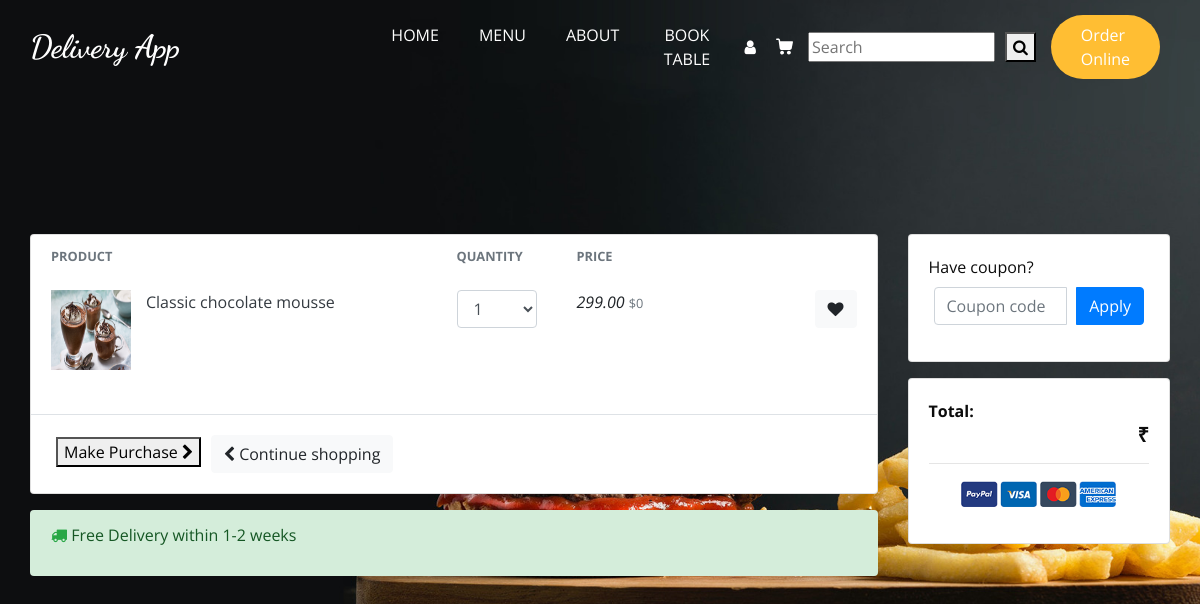
The page /accounts/order/classic-chocolate-mousse/ on the database its author committed.
### Items/models.py (models this page shows, shortened)
class Items(models.Model):
    item_name = models.CharField(max_length=100)
    slug = models.SlugField(unique=True, null=True, blank=True)
    image = models.ImageField(upload_to='items')
    category = models.ForeignKey(Category, on_delete=models.CASCADE, related_name="items")
    price = models.DecimalField(max_digits=5, decimal_places=2)
    item_description = models.TextField()

### accounts/views.py (the view)
# urls.py: path('order/<slug>/', order_now_view, name='order-now'),
def order_now_view(request, slug):
    item = Items.objects.get(slug = slug)
    context={
        'order_item' : item,
    }
    return render(request, 'accounts/cart.html', context)

### templates/accounts/cart.html (shortened to what this page needs)
{% extends 'base/base.html' %}
{% block content %}
<section class="section-content padding-y">
    <div class="container">
    <div class="row">
        <main class="col-md-9">
    <div class="card">
    <table class="table table-borderless table-shopping-cart">
    <thead class="text-muted">
    <tr class="small text-uppercase">
      <th scope="col">Product</th>
      <th scope="col" width="120">Quantity</th>
      <th scope="col" width="120">Price</th>
      <th scope="col" class="text-right" width="200"> </th>
    </tr>
    </thead>
    <tbody>
    {% if order_item %}
    <tr>
        <td>
            <figure class="itemside">
                <div class="aside"><img src="/media/{{order_item.image}}" class="img-sm"></div>
                <figcaption class="info">
                    <a href="#" class="title text-dark">{{order_item.item_name}}</a>
                </figcaption>
            </figure>
        </td>
        <td>
            <select class="form-control">
                <option>1</option>
            </select>
        </td>
        <td>
            <div class="price-wrap">
                <var class="price">{{order_item.price}}</var>
                <small class="text-muted"> $0 </small>
            </div>
        </td>
        <td class="text-right">
        <a data-original-title="Save to Wishlist" title="" href="" class="btn btn-light" data-toggle="tooltip"> <i class="fa fa-heart"></i></a>
        </td>
    </tr>
    {% endif %}
    </tbody>
    </table>
    <div class="card-body border-top">
        <button id="rzp-button1"> Make Purchase <i class="fa fa-chevron-right"></i> </button>
        <a href="{% url 'menu' %}" class="btn btn-light"> <i class="fa fa-chevron-left"></i> Continue shopping </a>
    </div>
    </div>
    <div class="alert alert-success mt-3">
        <p class="icontext"><i class="icon text-success fa fa-truck"></i> Free Delivery within 1-2 weeks</p>
    </div>
        </main>
        <aside class="col-md-3">
            <div class="card mb-3">
                <div class="card-body">
                <form method="post">
                    <div class="form-group">
                        <label>Have coupon?</label>
                        <div class="input-group">
                            <input type="text" class="form-control" name="coupon" placeholder="Coupon code">
                            <span class="input-group-append">
                                <button class="btn btn-primary" type="submit">Apply</button>
                            </span>
                        </div>
                    </div>
                </form>
                </div>
            </div>
            <div class="card">
                <div class="card-body">
                        <dl class="dlist-align">
                          <dt>Total:</dt>
                          <dd class="text-right  h5"><strong>₹ {{cart.get_cart_total}}</strong></dd>
                        </dl>
                        <hr>
                        <p class="text-center mb-3">
                            <img src="/media/images/misc/payments.png" height="26">
                        </p>
                </div>
            </div>
        </aside>
    </div>
    </div>
    </section>
{% endblock %}

### public/static/css/style.css (style rules this page uses)
body { font-family: "Open Sans", sans-serif; color: #0c0c0c; background-color: #ffffff; overflow-x: hidden; }
a, a:hover, a:focus { text-decoration: none; }
.btn, .btn:focus { outline: none !important; -webkit-box-shadow: none; box-shadow: none; }

### public/static/css/responsive.css (style rules this page uses)
@media (min-width: 1200px) { .container { max-width: 1170px; } }

### templates/base/base.html (style rules this page uses)
button, input { margin: 0 5px; }
hr { margin-top: 1rem; margin-bottom: 1rem; border: 0; border-top: 1px solid rgba(0, 0, 0, 0.1); }
.card .title { color: #212529; }
*, *::before, *::after { box-sizing: border-box; }
.mb-3, .my-3 { margin-bottom: 1rem !important; }
.card-body { -ms-flex: 1 1 auto; flex: 1 1 auto; padding: 1.25rem; }
.mt-3, .my-3 { margin-top: 1rem !important; }
.alert-success { color: #155724; background-color: #d4edda; border-color: #c3e6cb; }
.alert { position: relative; padding: 0.75rem 1.25rem; margin-bottom: 1rem; border: 1px solid transparent; border-radius: 0.25rem; }
.border-top { border-top: 1px solid #dee2e6 !important; }
.table-shopping-cart.table td, .table-shopping-cart.table th { padding-left: 1.25rem; padding-right: 1.25rem; }
.itemside .info { padding-left: 15px; padding-right: 7px; }
.padding-y { padding-top: 40px; padding-bottom: 40px; }
.row { display: -ms-flexbox; display: flex; -ms-flex-wrap: wrap; flex-wrap: wrap; margin-right: -15px; margin-left: -15px; margin-top: 100px; }
.card { position: relative; display: -ms-flexbox; display: flex; -ms-flex-direction: column; flex-direction: column; min-width: 0; word-wrap: break-word; background-color: #fff; background-clip: border-box; border: 1px solid rgba(0, 0, 0, 0.125); border-radius: 0.25rem; }
.table { width: 100%; margin-bottom: 1rem; color: #212529; }
.table>thead { vertical-align: bottom; }
.table-borderless>:not(:first-child) { border-top-width: 0; }
tbody, td, tfoot, th, thead, tr { border-color: inherit; border-style: solid; border-width: 0; }
.itemside { position: relative; display: flex; width: 100%; }
.itemside .aside { position: relative; flex-shrink: 0; }
.img-sm { width: 80px; height: 80px; }

### rows shown on the page
Items: image (picture), item_name "Classic chocolate mousse", price "299.00"
